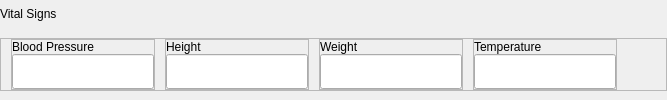
        <widget class="QWidget" name="widget_10" native="true">
         <layout class="QVBoxLayout" name="verticalLayout_16" stretch="0,0">
          <property name="spacing">
           <number>10</number>
          </property>
          <property name="leftMargin">
           <number>0</number>
          </property>
          <property name="topMargin">
           <number>0</number>
          </property>
          <property name="rightMargin">
           <number>0</number>
          </property>
          <property name="bottomMargin">
           <number>9</number>
          </property>
          <item>
           <widget class="QLabel" name="label_6">
            <property name="text">
             <string>Vital Signs</string>
            </property>
           </widget>
          </item>
          <item>
           <widget class="QWidget" name="widget_11" native="true">
            <property name="sizePolicy">
             <sizepolicy hsizetype="Preferred" vsizetype="Preferred">
              <horstretch>0</horstretch>
              <verstretch>0</verstretch>
             </sizepolicy>
            </property>
            <layout class="QHBoxLayout" name="horizontalLayout_6">
             <property name="spacing">
              <number>10</number>
             </property>
             <property name="leftMargin">
              <number>0</number>
             </property>
             <property name="topMargin">
              <number>0</number>
             </property>
             <property name="rightMargin">
              <number>0</number>
             </property>
             <property name="bottomMargin">
              <number>0</number>
             </property>
             <item>
              <widget class="QFrame" name="frame">
               <property name="frameShape">
                <enum>QFrame::StyledPanel</enum>
               </property>
               <property name="frameShadow">
                <enum>QFrame::Raised</enum>
               </property>
               <layout class="QHBoxLayout" name="horizontalLayout_7">
                <property name="spacing">
                 <number>10</number>
                </property>
                <property name="leftMargin">
                 <number>10</number>
                </property>
                <property name="topMargin">
                 <number>0</number>
                </property>
                <property name="rightMargin">
                 <number>9</number>
                </property>
                <property name="bottomMargin">
                 <number>0</number>
                </property>
                <item>
                 <widget class="QFrame" name="frame_2">
                  <property name="frameShape">
                   <enum>QFrame::StyledPanel</enum>
                  </property>
                  <property name="frameShadow">
                   <enum>QFrame::Raised</enum>
                  </property>
                  <layout class="QVBoxLayout" name="verticalLayout_17">
                   <property name="spacing">
                    <number>0</number>
                   </property>
                   <property name="leftMargin">
                    <number>0</number>
                   </property>
                   <property name="topMargin">
                    <number>0</number>
                   </property>
                   <property name="rightMargin">
                    <number>0</number>
                   </property>
                   <property name="bottomMargin">
                    <number>0</number>
                   </property>
                   <item>
                    <widget class="QLabel" name="label_8">
                     <property name="text">
                      <string>Blood Pressure</string>
                     </property>
                    </widget>
                   </item>
                   <item alignment="Qt::AlignTop">
                    <widget class="QLineEdit" name="BP">
                     <property name="sizePolicy">
                      <sizepolicy hsizetype="Expanding" vsizetype="Expanding">
                       <horstretch>0</horstretch>
                       <verstretch>0</verstretch>
                      </sizepolicy>
                     </property>
                     <property name="minimumSize">
                      <size>
                       <width>0</width>
                       <height>35</height>
                      </size>
                     </property>
                     <property name="maximumSize">
                      <size>
                       <width>16777215</width>
                       <height>35</height>
                      </size>
                     </property>
                     <property name="font">
                      <font>
                       <pointsize>12</pointsize>
                      </font>
                     </property>
                    </widget>
                   </item>
                  </layout>
                 </widget>
                </item>
                <item>
                 <widget class="QFrame" name="frame_3">
                  <property name="frameShape">
                   <enum>QFrame::StyledPanel</enum>
                  </property>
                  <property name="frameShadow">
                   <enum>QFrame::Raised</enum>
                  </property>
                  <layout class="QVBoxLayout" name="verticalLayout_18">
                   <property name="spacing">
                    <number>0</number>
                   </property>
                   <property name="leftMargin">
                    <number>0</number>
                   </property>
                   <property name="topMargin">
                    <number>0</number>
                   </property>
                   <property name="rightMargin">
                    <number>0</number>
                   </property>
                   <property name="bottomMargin">
                    <number>0</number>
                   </property>
                   <item>
                    <widget class="QLabel" name="label_9">
                     <property name="text">
                      <string>Height</string>
                     </property>
                    </widget>
                   </item>
                   <item>
                    <widget class="QLineEdit" name="Height">
                     <property name="sizePolicy">
                      <sizepolicy hsizetype="Expanding" vsizetype="Preferred">
                       <horstretch>0</horstretch>
                       <verstretch>0</verstretch>
                      </sizepolicy>
                     </property>
                     <property name="minimumSize">
                      <size>
                       <width>0</width>
                       <height>35</height>
                      </size>
                     </property>
                     <property name="maximumSize">
                      <size>
                       <width>16777215</width>
                       <height>35</height>
                      </size>
                     </property>
                     <property name="font">
                      <font>
                       <pointsize>12</pointsize>
                      </font>
                     </property>
                    </widget>
                   </item>
                  </layout>
                 </widget>
                </item>
                <item>
                 <widget class="QFrame" name="frame_4">
                  <property name="frameShape">
                   <enum>QFrame::StyledPanel</enum>
                  </property>
                  <property name="frameShadow">
                   <enum>QFrame::Raised</enum>
                  </property>
                  <layout class="QVBoxLayout" name="verticalLayout_19">
                   <property name="spacing">
                    <number>0</number>
                   </property>
                   <property name="leftMargin">
                    <number>0</number>
                   </property>
                   <property name="topMargin">
                    <number>0</number>
                   </property>
                   <property name="rightMargin">
                    <number>0</number>
                   </property>
                   <property name="bottomMargin">
                    <number>0</number>
                   </property>
                   <item>
                    <widget class="QLabel" name="label_10">
                     <property name="text">
                      <string>Weight</string>
                     </property>
                    </widget>
                   </item>
                   <item>
                    <widget class="QLineEdit" name="Weight">
                     <property name="sizePolicy">
                      <sizepolicy hsizetype="Expanding" vsizetype="Preferred">
                       <horstretch>0</horstretch>
                       <verstretch>0</verstretch>
                      </sizepolicy>
                     </property>
                     <property name="minimumSize">
                      <size>
                       <width>0</width>
                       <height>35</height>
                      </size>
                     </property>
                     <property name="maximumSize">
                      <size>
                       <width>16777215</width>
                       <height>35</height>
                      </size>
                     </property>
                     <property name="font">
                      <font>
                       <pointsize>12</pointsize>
                      </font>
                     </property>
                    </widget>
                   </item>
                  </layout>
                 </widget>
                </item>
                <item>
                 <widget class="QFrame" name="frame_5">
                  <property name="frameShape">
                   <enum>QFrame::StyledPanel</enum>
                  </property>
                  <property name="frameShadow">
                   <enum>QFrame::Raised</enum>
                  </property>
                  <layout class="QVBoxLayout" name="verticalLayout_25">
                   <property name="spacing">
                    <number>0</number>
                   </property>
                   <property name="leftMargin">
                    <number>0</number>
                   </property>
                   <property name="topMargin">
                    <number>0</number>
                   </property>
                   <property name="rightMargin">
                    <number>0</number>
                   </property>
                   <property name="bottomMargin">
                    <number>0</number>
                   </property>
                   <item>
                    <widget class="QLabel" name="label_11">
                     <property name="text">
                      <string>Temperature</string>
                     </property>
                    </widget>
                   </item>
                   <item>
                    <widget class="QLineEdit" name="Temp">
                     <property name="minimumSize">
                      <size>
                       <width>0</width>
                       <height>35</height>
                      </size>
                     </property>
                     <property name="maximumSize">
                      <size>
                       <width>16777215</width>
                       <height>35</height>
                      </size>
                     </property>
                     <property name="font">
                      <font>
                       <pointsize>12</pointsize>
                      </font>
                     </property>
                    </widget>
                   </item>
                  </layout>
                 </widget>
                </item>
                <item>
                 <spacer name="horizontalSpacer_2">
                  <property name="orientation">
                   <enum>Qt::Horizontal</enum>
                  </property>
                  <property name="sizeHint" stdset="0">
                   <size>
                    <width>40</width>
                    <height>20</height>
                   </size>
                  </property>
                 </spacer>
                </item>
               </layout>
              </widget>
             </item>
            </layout>
           </widget>
          </item>
         </layout>
        </widget>
